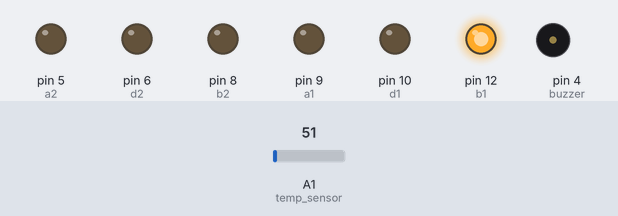
A sketch run on a simulated Arduino Uno, built with avr-gcc and run on an emulated ATmega328P. Shown: output pins drawn as LEDs (lit = HIGH), buzzer (waves = sounding, pin HIGH). The test bench sets the inputs (shaded band); at power-on: A1 (temp_sensor) = 51. Pins used as bus, display or sensor lines are not drawn.

Above: at 1.2 s.
1.3 s: A1 (temp_sensor) set to 61
At 2.6 s:
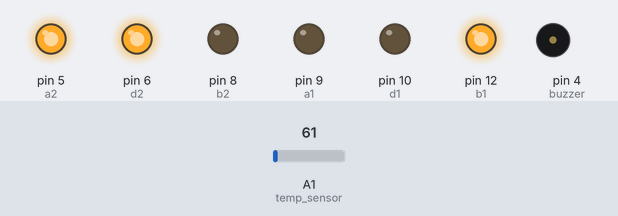
2.9 s: A1 (temp_sensor) set to 62
At 4.0 s:
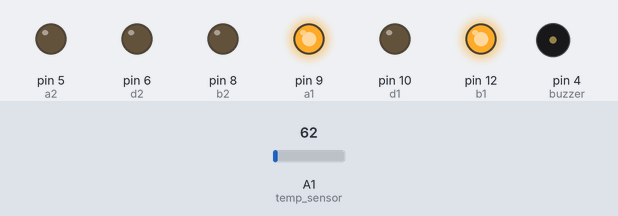
4.5 s: A1 (temp_sensor) set to 86
At 5.3 s:
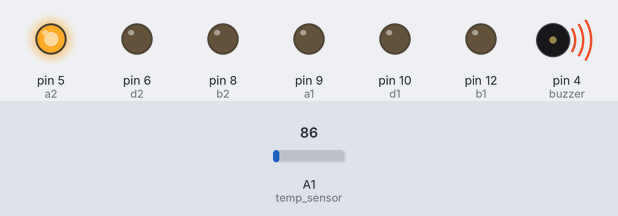
6.1 s: A1 (temp_sensor) set to 112
At 6.5 s:
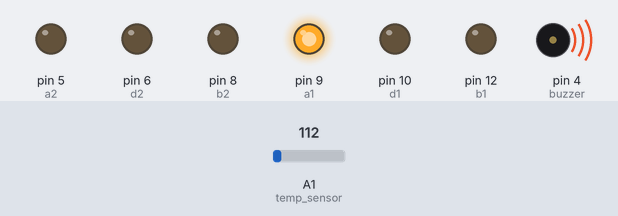
7.7 s: A1 (temp_sensor) set to 113
At 9.0 s:
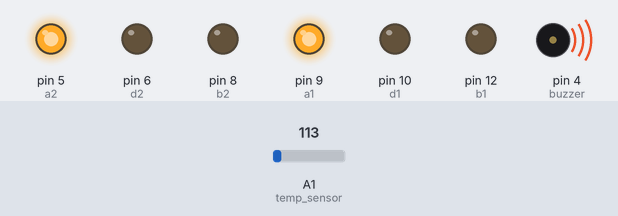
9.3 s: A1 (temp_sensor) set to 71
At 10.3 s:
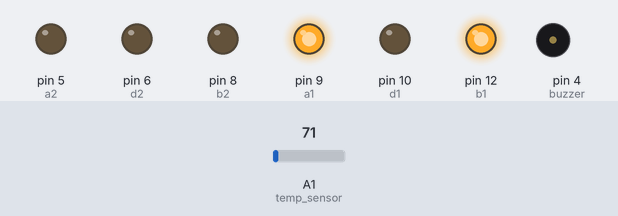
Timing chart, 0 to 11.9 s (numbered marks = the images above; inputs shaded):
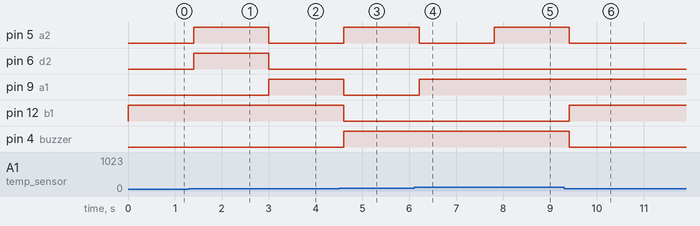

Measured:
- the behaviour switches between 61 and 62 on A1 (temp_sensor) (found by bisection; images 1 and 2)
- the behaviour switches between 112 and 113 on A1 (temp_sensor) (found by bisection; images 4 and 5)
- after the input at 1.3 s, pin 5 (a2), pin 6 (d2): LOW → HIGH after 0.10 s
- after the input at 2.9 s, pin 5 (a2), pin 6 (d2): HIGH → LOW after 0.10 s; pin 9 (a1): LOW → HIGH after 0.10 s
- after the input at 4.5 s, pin 5 (a2), pin 4 (buzzer): LOW → HIGH after 0.11 s; pin 9 (a1), pin 12 (b1): HIGH → LOW after 0.11 s
- after the input at 6.1 s, pin 5 (a2): HIGH → LOW after 0.11 s; pin 9 (a1): LOW → HIGH after 0.11 s
- after the input at 7.7 s, pin 5 (a2): LOW → HIGH after 0.11 s
- after the input at 9.3 s, pin 5 (a2), pin 4 (buzzer): HIGH → LOW after 0.11 s; pin 12 (b1): LOW → HIGH after 0.11 s

The sketch:

room_temperature.ino
```cpp
#define temp_sensor A1
#define buzzer 4

//----Left 7-Segment pins
#define a1 9
#define b1 12
#define c1 11
#define d1 10

//---Right 7-Segment pins
#define a2 5
#define b2 8
#define c2 7
#define d2 6

#define HIGH_TEMPERATURE 1
#define LOW_TEMPERATURE 0


//Variables
unsigned int temperature;
unsigned int pins[9] = {a1, b1, c1, d1, a2, b2, c2, d2, buzzer};

//Functions
int temperature_calculation();
void segleft(uint8_t number);
void segright(uint8_t number);


void setup() {
  for (int i = 0 ; i < 9; i++) {
    pinMode(pins[i], OUTPUT);
  }
  pinMode(temp_sensor, INPUT);
}

void loop() {
  if (temperature_calculation()==HIGH_TEMPERATURE) {
    digitalWrite(buzzer, HIGH);
  }
  else {
    digitalWrite(buzzer, LOW);
  }
  //displaying Temperature on 7-segments
  segleft(temperature / 10);
  segright(temperature % 10);
  delay(200);
}

//----Calculating Room Temperature
int temperature_calculation() {
  float v = analogRead(temp_sensor) * (5.0 / 1024.0);
  temperature = v * 100;
  if (temperature >= 40) {
    return HIGH_TEMPERATURE;
  }
  else {
    return LOW_TEMPERATURE;
  }
}

//-----Left 7-Segment display
void segleft(uint8_t number) {
  digitalWrite(a1, (number >> 0) & 0x01);
  digitalWrite(b1, (number >> 1) & 0x01);
  digitalWrite(c1, (number >> 2) & 0x01);
  digitalWrite(d1, (number >> 3) & 0x01);
}

//------Right 7-Segment display
void segright(uint8_t number) {
  digitalWrite(a2, (number >> 0) & 0x01);
  digitalWrite(b2, (number >> 1) & 0x01);
  digitalWrite(c2, (number >> 2) & 0x01);
  digitalWrite(d2, (number >> 3) & 0x01);
}
```
